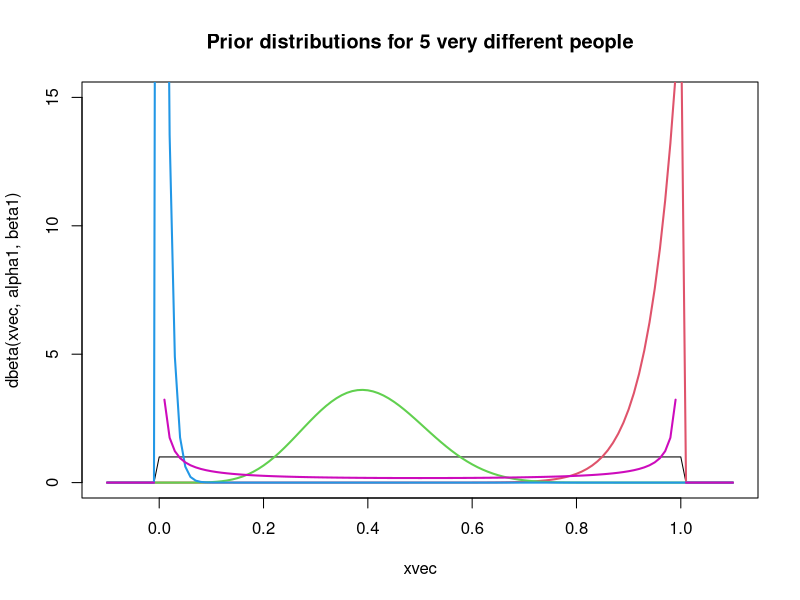

Here is the R script that generated this plot: (Note: this script raises an error after producing the figure.)
## ---- chunk 1
alpha1 <- 1  # XXX has no opinion at all, never watches ESPN 
beta1 <- 1
# 
alpha2 <- 19  # XXX follows basketball and is thus pretty certain
beta2 <- 1
# # 
alpha3 <- 8  # JPK has JH confused with Dwight Howard
beta3 <- 12
# # 
alpha4 <- 1 #Dr. shoemaker # XXX is ANGRY that JH left Houston, chooses her prior out of spite
beta4 <- 100
# # 
alpha5 <- .1  # XXX  can't remember if JH was really good or really bad
beta5 <- .1
## ---- chunk 2
xvec <- seq(-.1, 1.1, by = .01)
plot(xvec, dbeta(xvec,alpha1, beta1), type='l', ylim=c(0, 15))
lines(xvec, dbeta(xvec,alpha2, beta2), col=2, lwd=2)
lines(xvec, dbeta(xvec,alpha3, beta3), col=3, lwd=2)
lines(xvec, dbeta(xvec,alpha4, beta4), col=4, lwd=2)
lines(xvec, dbeta(xvec,alpha5, beta5), col=6, lwd=2)
title('Prior distributions for 5 very different people')
## ---- chunk 3
xvec <- seq(-.1, 1.1, by = .01)
x <- ?? # since JH made 5 free throws in the 3 March game ()
n <-  ?? # since JH attempted 7 free throws in the 3 March gameFTA = 7 in the 3 Mach game 
plot(xvec,  dbeta(xvec,alpha1+x, beta1+n-x), type='l', ylim=c(0, 10), lwd=3)
lines(xvec, dbeta(xvec,alpha2+x, beta2+n-x), col=2, lwd=3)
lines(xvec, dbeta(xvec,alpha3+x, beta3+n-x), col=3, lwd=3)
lines(xvec, dbeta(xvec,alpha4+x, beta4+n-x), col=4, lwd=3)
lines(xvec, dbeta(xvec,alpha5+x, beta5+n-x), col=6, lwd=3)
title('Posterior versus prior distributions after game on 3 March')
## add plots of prior distributions for comparison to posteriors
lines(xvec, dbeta(xvec,alpha1, beta1), col=1, lwd=1)
lines(xvec, dbeta(xvec,alpha2, beta2), col=2, lwd=1)
lines(xvec, dbeta(xvec,alpha3, beta3), col=3, lwd=1)
lines(xvec, dbeta(xvec,alpha4, beta4), col=4, lwd=1)
lines(xvec, dbeta(xvec,alpha5, beta5), col=6, lwd=1)
## ---- chunk 4
xvec <- seq(-.1, 1.1, by = .01)
x <- 5 + 9 # JH made 5 in first game, 9 in the second game 
n <- 7 + 9 # JH attempted 7 in the first game, 9 in the next game 
plot(xvec,  dbeta(xvec,alpha1+x, beta1+n-x), type='l', ylim=c(0, 10), lwd=3)
lines(xvec, dbeta(xvec,alpha2+x, beta2+n-x), col=2, lwd=3)
lines(xvec, dbeta(xvec,alpha3+x, beta3+n-x), col=3, lwd=3)
lines(xvec, dbeta(xvec,alpha4+x, beta4+n-x), col=4, lwd=3)
lines(xvec, dbeta(xvec,alpha5+x, beta5+n-x), col=6, lwd=3)
title('Posterior versus prior distributions after second game')
## add plots of prior distributions for comparison to posteriors
lines(xvec, dbeta(xvec,alpha1, beta1), col=1, lwd=1)
lines(xvec, dbeta(xvec,alpha2, beta2), col=2, lwd=2)
lines(xvec, dbeta(xvec,alpha3, beta3), col=3, lwd=1)
lines(xvec, dbeta(xvec,alpha4, beta4), col=4, lwd=1)
lines(xvec, dbeta(xvec,alpha5, beta5), col=6, lwd=1)
